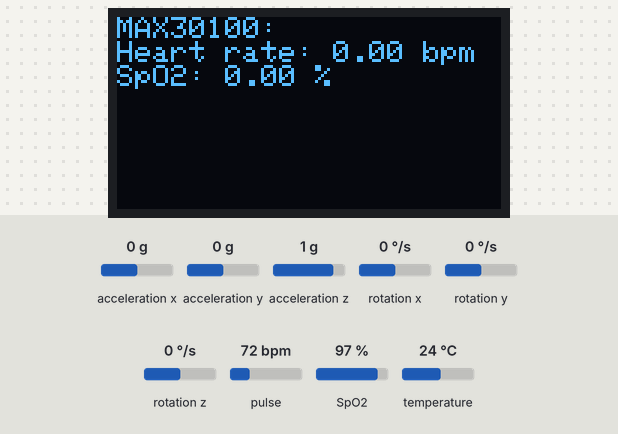
Bench run of a sketch on a simulated Arduino Uno, built with avr-gcc and run on an emulated ATmega328P. On the bench: 128×64 one-colour display. The inputs (shaded band) are chosen by the test bench; at power-on: acceleration x 0 g, acceleration y 0 g, acceleration z 1 g, pulse 72 bpm, rotation x 0 °/s, rotation y 0 °/s, rotation z 0 °/s, SpO2 97 %, temperature 24 °C. What the sketch prints to the serial monitor is not drawn.

Above: at 3.2 s.
3.3 s: acceleration x set to -1.4 g
At 6.0 s:
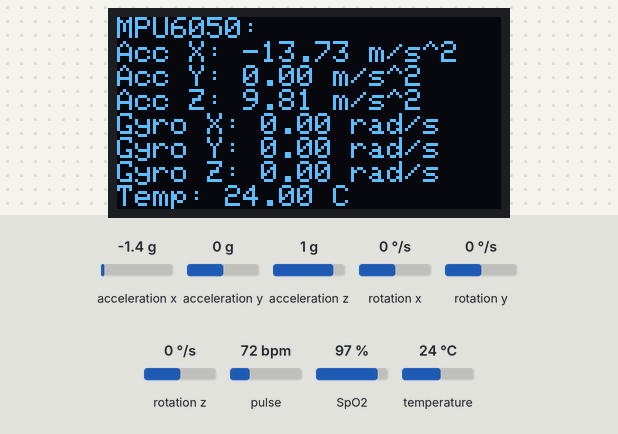
6.3 s: acceleration y set to -1.4 g
At 7.3 s:
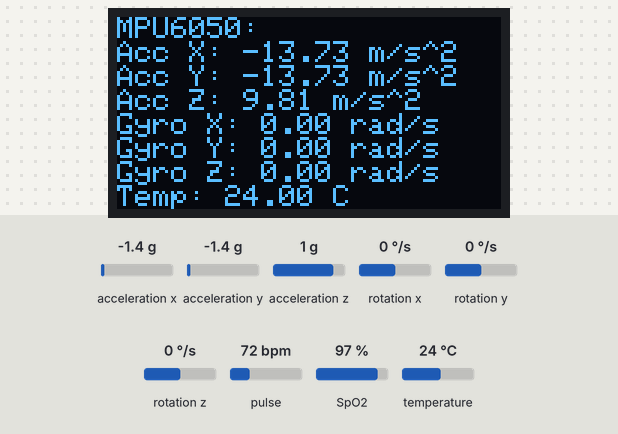
7.9 s: acceleration z set to -1.4 g
At 9.1 s:
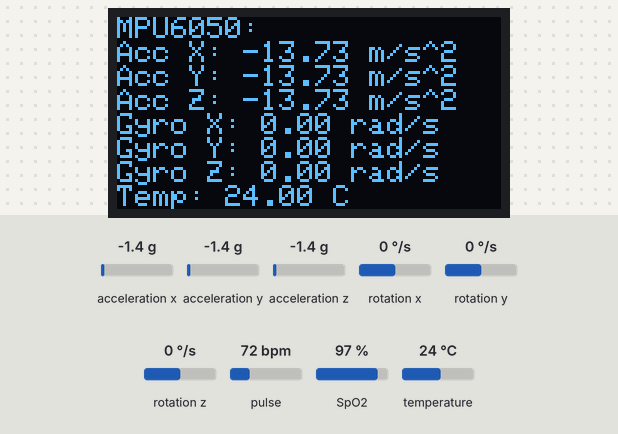
10.9 s: pulse set to 42 bpm
At 11.4 s:
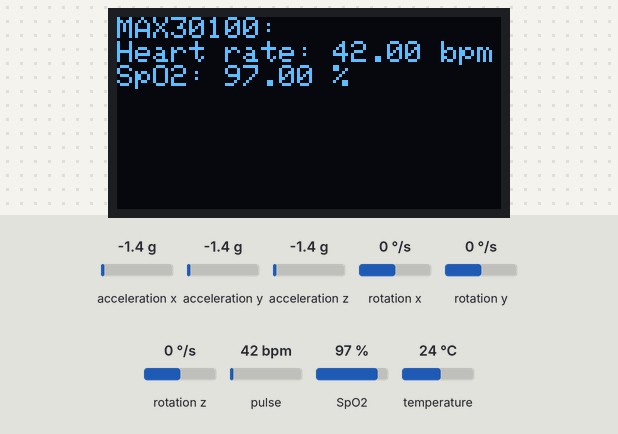
12.5 s: rotation x set to -192 °/s
At 15.42 s:
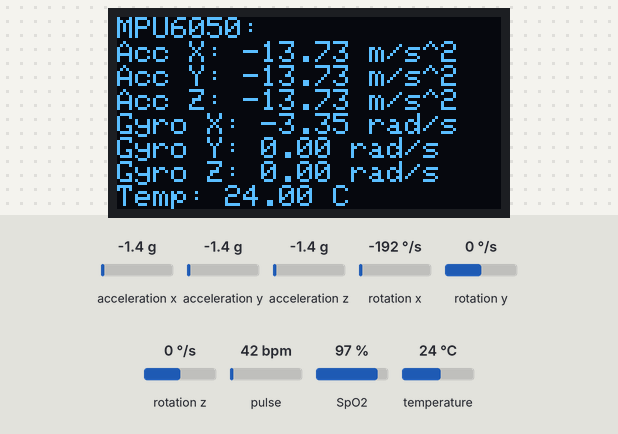
15.5 s: rotation y set to -192 °/s
At 16.3 s:
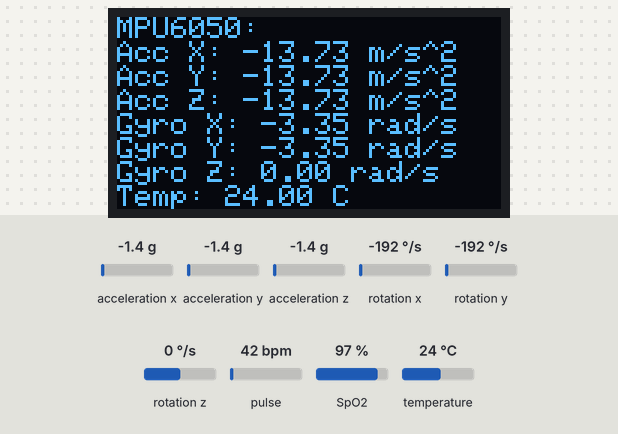
Timing chart, 0 to 18.0 s (numbered marks = the images above; inputs shaded):
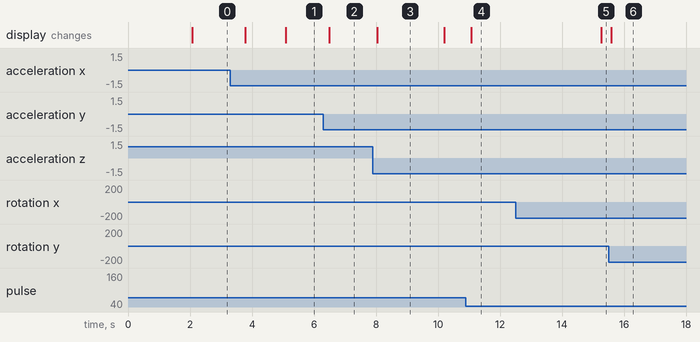

The sketch:

working_mpu_heartrate.ino
```cpp
#include <Wire.h>
#include "MAX30100_PulseOximeter.h"
#include <Adafruit_GFX.h>
#include <Adafruit_SSD1306.h>
#include <Adafruit_MPU6050.h>
#include <Adafruit_Sensor.h>

// MAX30100
#define REPORTING_PERIOD_MS 100
PulseOximeter pox;
uint32_t tsLastReport = 0;

void onBeatDetected()
{
  Serial.println("Beat detected!");
}

// OLED
#define SCREEN_WIDTH 128 // OLED display width, in pixels
#define SCREEN_HEIGHT 64 // OLED display height, in pixels
Adafruit_SSD1306 display(SCREEN_WIDTH, SCREEN_HEIGHT, &Wire, -1);

// MPU6050
Adafruit_MPU6050 mpu;

unsigned long previousMillis = 0;
const long interval = 5000; // 2 seconds
bool displayMax30100 = true;

// Structure to hold sensor data
struct SensorData {
  float heartRate;
  float spO2;
  float accX;
  float accY;
  float accZ;
  float gyroX;
  float gyroY;
  float gyroZ;
  float temperature;
};

SensorData sensorData;

void setup()
{
  Serial.begin(115200);
  Wire.begin();

  // OLED
  if (!display.begin(SSD1306_SWITCHCAPVCC, 0x3C)) { // Address 0x3C for 128x64
    Serial.println(F("OLED initialization failed"));
    for (;;);
  }
  delay(2000);
  display.clearDisplay();
  display.setTextSize(1);
  display.setTextColor(WHITE);

  // MPU6050
  Serial.println("Initializing MPU6050...");
  if (!mpu.begin(0x68)) {
    Serial.println("Failed to find MPU6050 chip");
    while (1) {
      delay(10);
    }
  }
  Serial.println("MPU6050 Found!");

  mpu.setAccelerometerRange(MPU6050_RANGE_8_G);
  mpu.setGyroRange(MPU6050_RANGE_500_DEG);
  mpu.setFilterBandwidth(MPU6050_BAND_5_HZ);

  // MAX30100
  Serial.println("Initializing MAX30100...");
  if (!pox.begin()) {
    Serial.println("MAX30100 Initialization FAILED");
    while (1) {
      delay(10);
    }
  }
  Serial.println("MAX30100 Initialization SUCCESS");
  pox.setIRLedCurrent(MAX30100_LED_CURR_7_6MA);
  pox.setOnBeatDetectedCallback(onBeatDetected);
}

void updateSensors() {
  pox.update();
  if (millis() - tsLastReport > REPORTING_PERIOD_MS) {
    sensorData.heartRate = pox.getHeartRate();
    sensorData.spO2 = pox.getSpO2();

    sensors_event_t a, g, temp;
    mpu.getEvent(&a, &g, &temp);
    sensorData.accX = a.acceleration.x;
    sensorData.accY = a.acceleration.y;
    sensorData.accZ = a.acceleration.z;
    sensorData.gyroX = g.gyro.x;
    sensorData.gyroY = g.gyro.y;
    sensorData.gyroZ = g.gyro.z;
    sensorData.temperature = temp.temperature;

    tsLastReport = millis();
  }
}

void updateDisplay() {
  display.clearDisplay();
  display.setCursor(0, 0);

  if (displayMax30100) {
    display.println("MAX30100:");
    display.print("Heart rate: ");
    display.print(sensorData.heartRate);
    display.println(" bpm");
    display.print("SpO2: ");
    display.print(sensorData.spO2);
    display.println(" %");
  } else {
    display.println("MPU6050:");
    display.print("Acc X: ");
    display.print(sensorData.accX);
    display.println(" m/s^2");
    display.print("Acc Y: ");
    display.print(sensorData.accY);
    display.println(" m/s^2");
    display.print("Acc Z: ");
    display.print(sensorData.accZ);
    display.println(" m/s^2");
    display.print("Gyro X: ");
    display.print(sensorData.gyroX);
    display.println(" rad/s");
    display.print("Gyro Y: ");
    display.print(sensorData.gyroY);
    display.println(" rad/s");
    display.print("Gyro Z: ");
    display.print(sensorData.gyroZ);
    display.println(" rad/s");
    display.print("Temp: ");
    display.print(sensorData.temperature);
    display.println(" C");
  }

  display.display();
}

void loop()
{
  unsigned long currentMillis = millis();

  if (currentMillis - previousMillis >= interval) {
    previousMillis = currentMillis;
    displayMax30100 = !displayMax30100; // Toggle between MAX30100 and MPU6050 display
  }

  updateSensors();
  updateDisplay();
  delay(100);

  // Debugging information
  Serial.print("Heart rate raw value: ");
  Serial.println(sensorData.heartRate);
  Serial.print("SpO2 raw value: ");
  Serial.println(sensorData.spO2);
  Serial.print("Acceleration X: ");
  Serial.print(sensorData.accX);
  Serial.print(", Y: ");
  Serial.print(sensorData.accY);
  Serial.print(", Z: ");
  Serial.print(sensorData.accZ);
  Serial.println(" m/s^2");
  Serial.print("Rotation X: ");
  Serial.print(sensorData.gyroX);
  Serial.print(", Y: ");
  Serial.print(sensorData.gyroY);
  Serial.print(", Z: ");
  Serial.print(sensorData.gyroZ);
  Serial.println(" rad/s");
  Serial.print("Temperature: ");
  Serial.print(sensorData.temperature);
  Serial.println(" degC");
  Serial.println("");
}
```

Measured:
- after the input at 6.3 s, the display: changes after 0.19 s (image 2)
- after the input at 7.9 s, the display: changes after 0.14 s (image 3)
- after the input at 10.9 s, the display: changes after 0.17 s (image 4)
- after the input at 12.5 s, the display: changes after 2.8 s (image 5)
- after the input at 15.5 s, the display: changes after 0.08 s (image 6)
- what the display in image 3 shows lasts 2.2 s, from 8.0 s to 10.2 s
